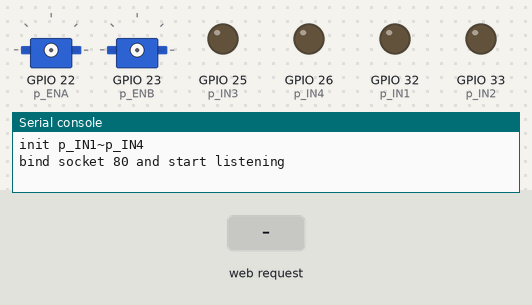
Bench run of a program on a simulated ESP32 board running MicroPython. Shown: 2 × servo, output pins drawn as LEDs (lit = HIGH), the last lines printed to the serial console. The inputs (shaded band) are chosen by the test bench. Servo angles are drawn from the pulse width (0.5 ms = 0°, 2.5 ms = 180°); pins used as bus, display or sensor lines are not drawn.

Above: at 1.2 s.
1.3 s: HTTP request GET /?moto=f received
At 2.5 s:
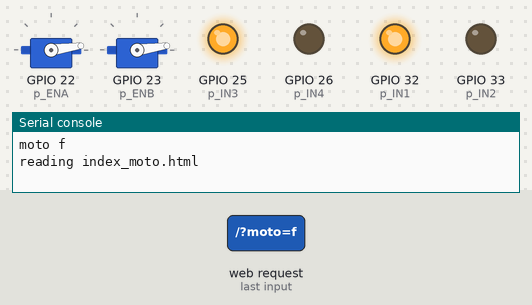
2.8 s: HTTP request GET /?moto=b received
At 3.8 s:
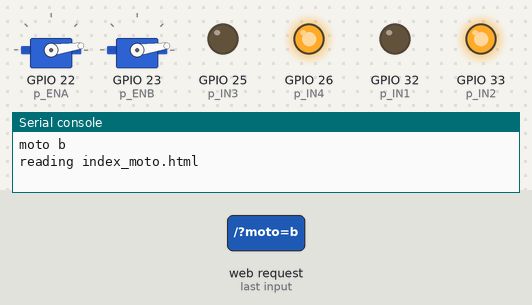
4.3 s: HTTP request GET /?moto=s received
At 4.9 s:
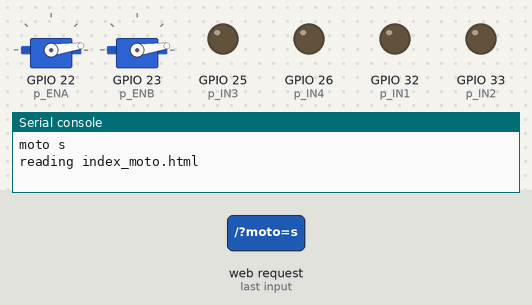
5.8 s: HTTP request GET /?moto=l received
At 6.1 s:
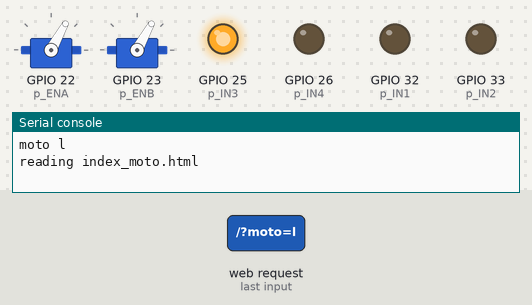
7.3 s: HTTP request GET /?moto=r received
At 8.4 s:
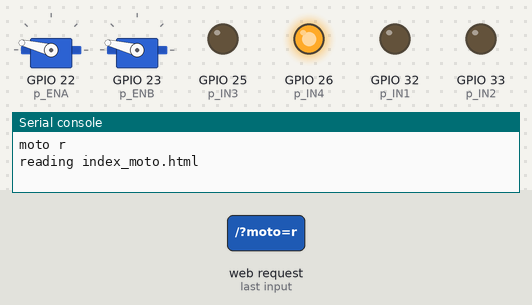
8.8 s: HTTP request GET /?moto=b received
At 9.6 s:
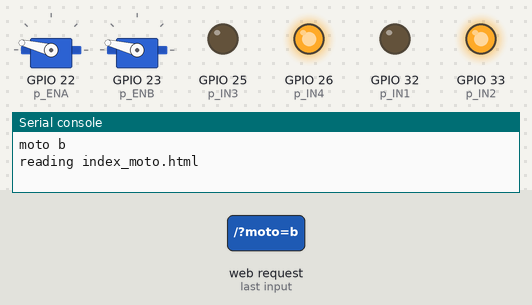
Timing chart, 0 to 11.3 s (numbered marks = the images above; inputs shaded):
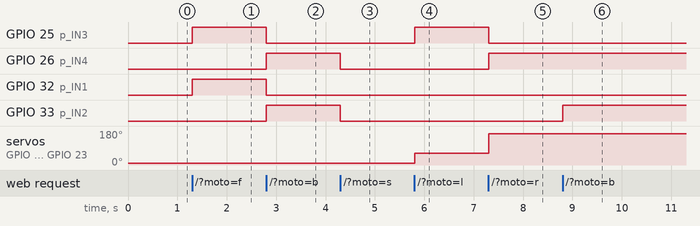

Measured:
- after the input at 1.3 s, GPIO 25 (p_IN3), GPIO 32 (p_IN1): LOW → HIGH at once
- after the input at 2.8 s, GPIO 25 (p_IN3), GPIO 32 (p_IN1): HIGH → LOW at once; GPIO 26 (p_IN4), GPIO 33 (p_IN2): LOW → HIGH at once
- after the input at 4.3 s, GPIO 26 (p_IN4), GPIO 33 (p_IN2): HIGH → LOW at once
- after the input at 5.8 s, GPIO 25 (p_IN3): LOW → HIGH at once; servo on GPIO 22 (p_ENA), servo on GPIO 23 (p_ENB): 8° → 61° at once
- after the input at 7.3 s, GPIO 25 (p_IN3): HIGH → LOW at once; GPIO 26 (p_IN4): LOW → HIGH at once; servo on GPIO 22 (p_ENA), servo on GPIO 23 (p_ENB): 61° → 166° at once
- after the input at 8.8 s, GPIO 33 (p_IN2): LOW → HIGH at once

The program:

http.py
```python
# ESP32 - http.py
# 2020/04/11 v0.5
# 2020/04/24 v0.6 added PWM support for ESP32

try:
  import usocket as socket
except:
  import socket
import time
from machine import Pin
from machine import PWM

IN1 = 32  #
IN2 = 33  #
IN3 = 25  #
IN4 = 26  #

ENA = 22   # D1
ENB = 23  # D2

# init p_IN1~p_IN4
print("init p_IN1~p_IN4")
p_IN1 = Pin(IN1, Pin.OUT)
p_IN2 = Pin(IN2, Pin.OUT)
p_IN3 = Pin(IN3, Pin.OUT)
p_IN4 = Pin(IN4, Pin.OUT)

p_ENA = Pin(ENA)
p_ENB = Pin(ENB)
PWM_ENA = PWM(p_ENA)
PWM_ENB = PWM(p_ENB)
PWM_ENA.freq(50)
PWM_ENB.freq(50)


def m_Forward():
  p_IN1.on()
  p_IN2.off()
  p_IN3.on()
  p_IN4.off()
  PWM_ENA.duty(30)
  PWM_ENB.duty(30)


def m_Backward():
  p_IN1.off()
  p_IN2.on()
  p_IN3.off()
  p_IN4.on()
  PWM_ENA.duty(150)
  PWM_ENB.duty(150)


def m_Left():
  p_IN1.off()
  p_IN2.off()
  p_IN3.on()
  p_IN4.off()
  PWM_ENA.duty(60)
  PWM_ENB.duty(60)


def m_Right():
  p_IN1.off()
  p_IN2.off()
  p_IN3.off()
  p_IN4.on()
  PWM_ENA.duty(120)
  PWM_ENB.duty(120)


def m_Stop():
  p_IN1.off()
  p_IN2.off()
  p_IN3.off()
  p_IN4.off()
  PWM_ENA.duty(0)
  PWM_ENB.duty(0)


def web_page():
  print("reading index_moto.html")
  file = open("index_moto.html", "r")
  page = file.read()
  file.close()
  return page


#servo = GPIO12/D12/MISO
#servo = machine.PWM(machine.Pin(12), freq=50)

# init socket
print("bind socket 80 and start listening")
s = socket.socket(socket.AF_INET, socket.SOCK_STREAM)
s.bind(('', 80))
s.listen(5)

while True:
  conn, addr = s.accept()
  print('Got a connection from %s' % str(addr))
  request = conn.recv(1024)
  request = str(request)
  print('Content = %s' % request)
  moto_f = request.find('/?moto=f')
  moto_b = request.find('/?moto=b')
  moto_s = request.find('/?moto=s')
  moto_l = request.find('/?moto=l')
  moto_r = request.find('/?moto=r')

  moto_state = "Stop"

  if moto_f == 6:
    print('moto f')
    m_Forward()
    moto_state = "Forward"

  if moto_b == 6:
    print('moto b')
    m_Backward()
    moto_state = "Backward"

  if moto_s == 6:
    print('moto s')
    m_Stop()
    moto_state = "Stop"

  if moto_l == 6:
    print('moto l')
    m_Left()
    moto_state = "Left"

  if moto_r == 6:
    print('moto r')
    m_Right()
    moto_state = "Right"

  response = web_page()

  conn.send('HTTP/1.1 200 OK\n')
  conn.send('Content-Type: text/html\n')
  conn.send('Connection: close\n\n')
  conn.sendall(response)
  conn.close()
```
